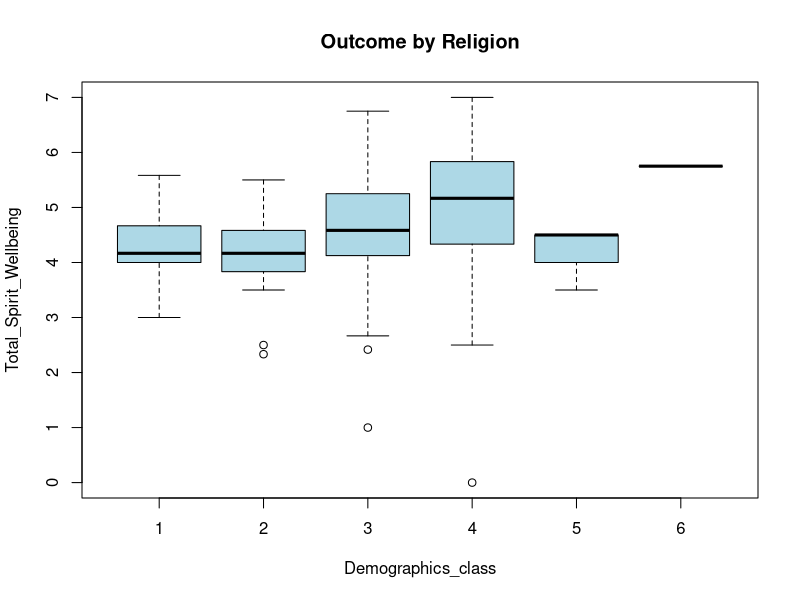

R code for this plot: (Note: this script raises an error after producing the figure.)
read.csv("Data/new_complete_data - Sheet1.csv")
# Read the file, Data/ to access it in the folder
myData <- read.csv("Data/new_complete_data - Sheet1.csv", header = TRUE)
# Assign File to something, header true needed to count first row as header not data
library(dplyr)
library(ggplot2)
library(patchwork)
library(ggpubr)
#needed for this script


boxplot(Total_Spirit_Wellbeing ~ Demographics_class, data = myData, 
        main="Outcome by Religion", col="lightblue")
myData %>% count(Demographics_class)
# First graph, looks at college students n wellbeing

myData_cleaned <- myData %>%
  # Convert to numeric just in case they were read as characters
  mutate(Demographics_relig = as.numeric(Demographics_relig)) %>% 
  mutate(Religion_Cluster = case_when(
    Demographics_relig == 1 ~ "Christian",
    Demographics_relig == 6 ~ "Atheist",
    TRUE ~ "Other"
  )) %>%
  # This ensures we don't plot rows where the cluster or variables are missing
  filter(!is.na(Religion_Cluster), 
         !is.na(Demographics_rlgsty), 
         !is.na(Total_Spirit_Wellbeing))

# Convert to factor so the plot labels stay organized
myData_cleaned$Religion_Cluster <- factor(myData_cleaned$Religion_Cluster, 
                                          levels = c("Christian", "Atheist", "Other"))

model1 <- aov(Total_Int_Wellbeing ~ Religion_Cluster, data = myData_cleaned)
summary(model1)

model2 <- aov(Total_Spirit_Wellbeing ~ Religion_Cluster, data = myData_cleaned)
summary(model2)
TukeyHSD(model2)
#Sig result

model3 <- aov(Total_Emot_Wellbeing ~ Religion_Cluster, data = myData_cleaned)
summary(model3)

model4 <- aov(Total_Psych_Wellbeing ~ Religion_Cluster, data = myData_cleaned)
summary(model4)
TukeyHSD(model4)
#Sig, not as much

model5 <- aov(Total_Physical_Wellbeing ~ Religion_Cluster, data = myData_cleaned)
summary(model5)

model6 <- aov(Total_Social_Wellbeing ~ Religion_Cluster, data = myData_cleaned)
summary(model6)
TukeyHSD(model6)

covModel1 <- aov(Total_Int_Wellbeing ~ Religion_Cluster * Demographics_rlgsty, data = myData_cleaned)
summary(covModel1)
#nothing

covModel2 <- aov(Total_Spirit_Wellbeing ~ Religion_Cluster * Demographics_rlgsty, data = myData_cleaned)
summary(covModel2)
#very cool results, both cluster and religiosity have sig results here

covModel3 <- aov(Total_Psych_Wellbeing ~ Religion_Cluster * Demographics_rlgsty, data = myData_cleaned)
summary(covModel3)
#Clustered Anova for psych wellbeing, Religion had effect, cluster didnt

covModel4 <- aov(Total_Emot_Wellbeing ~ Religion_Cluster * Demographics_rlgsty, data = myData_cleaned)
summary(covModel4)
#nothing

covModel5 <- aov(Total_Social_Wellbeing ~ Religion_Cluster * Demographics_rlgsty, data = myData_cleaned)
summary(covModel5)
#Religion had effect

covModel6 <- aov(Total_Physical_Wellbeing ~ Religion_Cluster * Demographics_rlgsty, data = myData_cleaned)
summary(covModel6)
#nothing

title1 <- str_wrap("Overall Wellbeing", width = 30)
title2 <- str_wrap("Social Wellbeing", width = 30)
title3 <- str_wrap("Spiritual Wellbeing", width = 30)

 a1 <- ggplot(myData_cleaned, aes(x = Demographics_rlgsty, y = Total_Psych_Wellbeing, color = Religion_Cluster)) +
  geom_point(alpha = 0.4) + 
  geom_smooth(method = "lm", formula = y ~ x) + # Adds a linear regression line for each group
  labs(title = title1,
       subtitle = "By Religious Cluster",
       x = "Religiosity Score",
       y = "Wellbeing Score") +
  theme_minimal()
#Psych wellbeing graph

a2 <- ggplot(myData_cleaned, aes(x = Demographics_rlgsty, y = Total_Social_Wellbeing, color = Religion_Cluster)) +
  geom_point(alpha = 0.4) + 
  geom_smooth(method = "lm", formula = y ~ x) + # Adds a linear regression line for each group
  labs(title = title2,
       subtitle = "By Religious Cluster",
       x = "Religiosity Score",
       y = "Wellbeing Score") +
  theme_minimal()
#emotional wellbeing graph

a3 <- ggplot(myData_cleaned, aes(x = Demographics_rlgsty, y = Total_Spirit_Wellbeing, color = Religion_Cluster)) +
  geom_point(alpha = 0.4) + 
  geom_smooth(method = "lm", formula = y ~ x) + # Adds a linear regression line for each group
  labs(title = title3,
       subtitle = "By Religious Cluster",
       x = "Religiosity Score",
       y = "Wellbeing Score") +
  theme_minimal()
#int wellbeing graph
a4 <- ggplot(myData_cleaned, aes(x = Demographics_rlgsty, y = Total_Psych_Wellbeing, color = Religion_Cluster)) +
  geom_point(alpha = 0.4) + 
  geom_smooth(method = "lm", formula = y ~ x) + # Adds a linear regression line for each group
  labs(title = title3,
       subtitle = "By Religious Cluster",
       x = "Religiosity Score",
       y = "Wellbeing Score") +
  theme_minimal()
#int wellbeing graph
a4

my_comparisons <- list( c("Christian", "Atheist"), c("Atheist", "Other"), c("Christian", "Other") )
ggplot(myData_cleaned, aes(x = Religion_Cluster, y = Total_Spirit_Wellbeing, fill = Religion_Cluster)) +
  geom_boxplot() +
  stat_compare_means(comparisons = my_comparisons, label = "p.signif") +
  coord_flip() +
  labs(title = "Spiritual Well-Being Across Religious Clusters",
       x = "Cluster Group",
       y = "Total Spirit Wellbeing") +
  theme_minimal() + theme(legend.position = "bottom")
#boxplot of new results
#run atheism vs everything else


a1 + a2 + a3 + plot_layout(guides = "collect") + plot_annotation(title = "Clustered Analysis of Religion, Religiosity, and their Relationship with Well-Being")
#visualization for the poster maybe

myData_cleaned$Religion_Cluster <- factor(myData_cleaned$Religion_Cluster, 
                                          levels = c("Christian", "Atheist", "Other"))

ggplot(myData_cleaned, aes(x = Demographics_rlgsty, y = Total_Psych_Wellbeing)) +
  stat_density_2d(aes(fill = after_stat(density)), 
                  geom = "raster", 
                  contour = FALSE, 
                  n = 200) + 
  # Use facet_wrap to create one graph per cluster
  facet_wrap(~Religion_Cluster) +
  scale_fill_viridis_c(option = "magma") +
  scale_x_continuous(limits = c(1, 7), breaks = 1:7) +
  scale_y_continuous(limits = c(1, 7), breaks = 1:7) +
  labs(
    title = "Religiosity vs. Spiritual Wellbeing Heatmap",
    subtitle = "Separated by Religion Cluster (Smoothed Density)",
    x = "Religiosity (1-7)",
    y = "Spiritual Wellbeing (1-7)",
    fill = "Density"
  ) +
  theme_minimal() +
  theme(panel.spacing = unit(2, "lines"),
        strip.text = element_text(face = "bold", size = 12))
